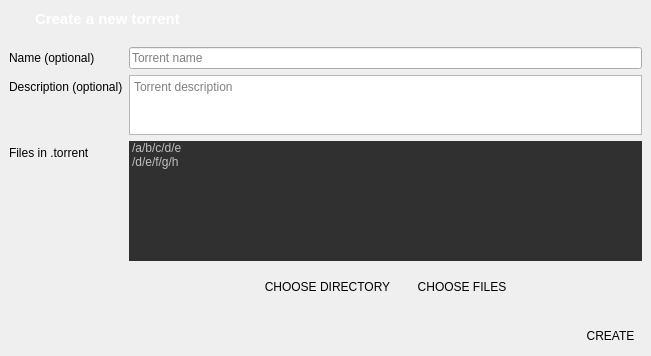
                <widget class="CreateTorrentPage" name="edit_channel_details_create_torrent">
                 <layout class="QVBoxLayout" name="verticalLayout">
                  <property name="spacing">
                   <number>0</number>
                  </property>
                  <property name="leftMargin">
                   <number>0</number>
                  </property>
                  <property name="topMargin">
                   <number>0</number>
                  </property>
                  <property name="rightMargin">
                   <number>0</number>
                  </property>
                  <property name="bottomMargin">
                   <number>0</number>
                  </property>
                  <item>
                   <widget class="QWidget" name="widget_18" native="true">
                    <layout class="QHBoxLayout" name="horizontalLayout_31">
                     <property name="spacing">
                      <number>0</number>
                     </property>
                     <property name="leftMargin">
                      <number>0</number>
                     </property>
                     <property name="topMargin">
                      <number>0</number>
                     </property>
                     <property name="rightMargin">
                      <number>0</number>
                     </property>
                     <property name="bottomMargin">
                      <number>0</number>
                     </property>
                     <item>
                      <spacer name="horizontalSpacer_55">
                       <property name="orientation">
                        <enum>Qt::Horizontal</enum>
                       </property>
                       <property name="sizeType">
                        <enum>QSizePolicy::Fixed</enum>
                       </property>
                       <property name="sizeHint" stdset="0">
                        <size>
                         <width>10</width>
                         <height>20</height>
                        </size>
                       </property>
                      </spacer>
                     </item>
                     <item>
                      <widget class="QToolButton" name="manage_channel_create_torrent_back">
                       <property name="minimumSize">
                        <size>
                         <width>16</width>
                         <height>18</height>
                        </size>
                       </property>
                       <property name="maximumSize">
                        <size>
                         <width>16</width>
                         <height>18</height>
                        </size>
                       </property>
                       <property name="cursor">
                        <cursorShape>PointingHandCursor</cursorShape>
                       </property>
                       <property name="styleSheet">
                        <string notr="true">border: none; 
border-image: url(images/page_back.png) 0 0 0 0 stretch stretch;
background: none;</string>
                       </property>
                       <property name="text">
                        <string/>
                       </property>
                      </widget>
                     </item>
                     <item>
                      <widget class="QLabel" name="edit_channel_details_create_torrent_header">
                       <property name="styleSheet">
                        <string notr="true">margin: 10px;
font-size: 15px;
font-weight: bold;
margin-left: 5px;
color: white;</string>
                       </property>
                       <property name="text">
                        <string>Create a new torrent</string>
                       </property>
                      </widget>
                     </item>
                    </layout>
                   </widget>
                  </item>
                  <item>
                   <widget class="QWidget" name="widget_20" native="true">
                    <property name="sizePolicy">
                     <sizepolicy hsizetype="Preferred" vsizetype="MinimumExpanding">
                      <horstretch>0</horstretch>
                      <verstretch>0</verstretch>
                     </sizepolicy>
                    </property>
                    <layout class="QFormLayout" name="formLayout_6">
                     <property name="fieldGrowthPolicy">
                      <enum>QFormLayout::ExpandingFieldsGrow</enum>
                     </property>
                     <item row="0" column="0">
                      <widget class="QLabel" name="create_torrent_name_label">
                       <property name="styleSheet">
                        <string notr="true"/>
                       </property>
                       <property name="text">
                        <string>Name (optional)</string>
                       </property>
                      </widget>
                     </item>
                     <item row="0" column="1">
                      <widget class="QLineEdit" name="create_torrent_name_field">
                       <property name="styleSheet">
                        <string notr="true"/>
                       </property>
                       <property name="placeholderText">
                        <string>Torrent name</string>
                       </property>
                      </widget>
                     </item>
                     <item row="1" column="0">
                      <widget class="QLabel" name="create_torrent_description_label">
                       <property name="styleSheet">
                        <string notr="true"/>
                       </property>
                       <property name="text">
                        <string>Description (optional)</string>
                       </property>
                      </widget>
                     </item>
                     <item row="1" column="1">
                      <widget class="QTextEdit" name="create_torrent_description_field">
                       <property name="sizePolicy">
                        <sizepolicy hsizetype="Expanding" vsizetype="Fixed">
                         <horstretch>0</horstretch>
                         <verstretch>0</verstretch>
                        </sizepolicy>
                       </property>
                       <property name="minimumSize">
                        <size>
                         <width>0</width>
                         <height>60</height>
                        </size>
                       </property>
                       <property name="maximumSize">
                        <size>
                         <width>16777215</width>
                         <height>60</height>
                        </size>
                       </property>
                       <property name="styleSheet">
                        <string notr="true"/>
                       </property>
                       <property name="placeholderText">
                        <string>Torrent description</string>
                       </property>
                      </widget>
                     </item>
                     <item row="2" column="0">
                      <widget class="QLabel" name="label_33">
                       <property name="styleSheet">
                        <string notr="true"/>
                       </property>
                       <property name="text">
                        <string>Files in .torrent</string>
                       </property>
                      </widget>
                     </item>
                     <item row="2" column="1">
                      <widget class="QListWidget" name="create_torrent_files_list">
                       <property name="sizePolicy">
                        <sizepolicy hsizetype="Expanding" vsizetype="Fixed">
                         <horstretch>0</horstretch>
                         <verstretch>0</verstretch>
                        </sizepolicy>
                       </property>
                       <property name="minimumSize">
                        <size>
                         <width>0</width>
                         <height>120</height>
                        </size>
                       </property>
                       <property name="maximumSize">
                        <size>
                         <width>16777215</width>
                         <height>120</height>
                        </size>
                       </property>
                       <property name="contextMenuPolicy">
                        <enum>Qt::CustomContextMenu</enum>
                       </property>
                       <property name="styleSheet">
                        <string notr="true">background-color: #303030;
border: none;
color: #C0C0C0;</string>
                       </property>
                       <item>
                        <property name="text">
                         <string>/a/b/c/d/e</string>
                        </property>
                       </item>
                       <item>
                        <property name="text">
                         <string>/d/e/f/g/h</string>
                        </property>
                       </item>
                      </widget>
                     </item>
                     <item row="3" column="1">
                      <widget class="QWidget" name="widget_21" native="true">
                       <property name="sizePolicy">
                        <sizepolicy hsizetype="Expanding" vsizetype="Fixed">
                         <horstretch>0</horstretch>
                         <verstretch>0</verstretch>
                        </sizepolicy>
                       </property>
                       <property name="minimumSize">
                        <size>
                         <width>40</width>
                         <height>40</height>
                        </size>
                       </property>
                       <layout class="QHBoxLayout" name="horizontalLayout_33">
                        <property name="spacing">
                         <number>0</number>
                        </property>
                        <property name="leftMargin">
                         <number>0</number>
                        </property>
                        <property name="topMargin">
                         <number>0</number>
                        </property>
                        <property name="rightMargin">
                         <number>0</number>
                        </property>
                        <property name="bottomMargin">
                         <number>0</number>
                        </property>
                        <item>
                         <spacer name="horizontalSpacer_57">
                          <property name="orientation">
                           <enum>Qt::Horizontal</enum>
                          </property>
                          <property name="sizeHint" stdset="0">
                           <size>
                            <width>40</width>
                            <height>20</height>
                           </size>
                          </property>
                         </spacer>
                        </item>
                        <item>
                         <widget class="EllipseButton" name="create_torrent_choose_dir_button">
                          <property name="sizePolicy">
                           <sizepolicy hsizetype="Preferred" vsizetype="Fixed">
                            <horstretch>0</horstretch>
                            <verstretch>0</verstretch>
                           </sizepolicy>
                          </property>
                          <property name="minimumSize">
                           <size>
                            <width>0</width>
                            <height>26</height>
                           </size>
                          </property>
                          <property name="maximumSize">
                           <size>
                            <width>16777215</width>
                            <height>26</height>
                           </size>
                          </property>
                          <property name="cursor">
                           <cursorShape>PointingHandCursor</cursorShape>
                          </property>
                          <property name="styleSheet">
                           <string notr="true">border-radius: 13px;
padding-left: 4px;
padding-right: 4px;</string>
                          </property>
                          <property name="text">
                           <string>CHOOSE DIRECTORY</string>
                          </property>
                         </widget>
                        </item>
                        <item>
                         <spacer name="horizontalSpacer_58">
                          <property name="orientation">
                           <enum>Qt::Horizontal</enum>
                          </property>
                          <property name="sizeType">
                           <enum>QSizePolicy::Fixed</enum>
                          </property>
                          <property name="sizeHint" stdset="0">
                           <size>
                            <width>10</width>
                            <height>20</height>
                           </size>
                          </property>
                         </spacer>
                        </item>
                        <item>
                         <widget class="EllipseButton" name="create_torrent_choose_files_button">
                          <property name="sizePolicy">
                           <sizepolicy hsizetype="Preferred" vsizetype="Fixed">
                            <horstretch>0</horstretch>
                            <verstretch>0</verstretch>
                           </sizepolicy>
                          </property>
                          <property name="minimumSize">
                           <size>
                            <width>0</width>
                            <height>26</height>
                           </size>
                          </property>
                          <property name="maximumSize">
                           <size>
                            <width>16666666</width>
                            <height>26</height>
                           </size>
                          </property>
                          <property name="cursor">
                           <cursorShape>PointingHandCursor</cursorShape>
                          </property>
                          <property name="styleSheet">
                           <string notr="true">border-radius: 13px;
padding-left: 4px;
padding-right: 4px;</string>
                          </property>
                          <property name="text">
                           <string>CHOOSE FILES</string>
                          </property>
                         </widget>
                        </item>
                        <item>
                         <spacer name="horizontalSpacer_65">
                          <property name="orientation">
                           <enum>Qt::Horizontal</enum>
                          </property>
                          <property name="sizeHint" stdset="0">
                           <size>
                            <width>40</width>
                            <height>20</height>
                           </size>
                          </property>
                         </spacer>
                        </item>
                       </layout>
                      </widget>
                     </item>
                    </layout>
                   </widget>
                  </item>
                  <item>
                   <widget class="QWidget" name="widget_19" native="true">
                    <layout class="QHBoxLayout" name="horizontalLayout_32">
                     <property name="leftMargin">
                      <number>8</number>
                     </property>
                     <property name="topMargin">
                      <number>8</number>
                     </property>
                     <property name="rightMargin">
                      <number>8</number>
                     </property>
                     <property name="bottomMargin">
                      <number>8</number>
                     </property>
                     <item>
                      <spacer name="horizontalSpacer_56">
                       <property name="orientation">
                        <enum>Qt::Horizontal</enum>
                       </property>
                       <property name="sizeHint" stdset="0">
                        <size>
                         <width>570</width>
                         <height>20</height>
                        </size>
                       </property>
                      </spacer>
                     </item>
                     <item>
                      <widget class="EllipseButton" name="edit_channel_create_torrent_button">
                       <property name="minimumSize">
                        <size>
                         <width>0</width>
                         <height>24</height>
                        </size>
                       </property>
                       <property name="maximumSize">
                        <size>
                         <width>16777212</width>
                         <height>24</height>
                        </size>
                       </property>
                       <property name="cursor">
                        <cursorShape>PointingHandCursor</cursorShape>
                       </property>
                       <property name="styleSheet">
                        <string notr="true">border-radius: 12px;
padding-left: 4px;
padding-right: 4px;</string>
                       </property>
                       <property name="text">
                        <string>CREATE</string>
                       </property>
                      </widget>
                     </item>
                    </layout>
                   </widget>
                  </item>
                 </layout>
                </widget>
